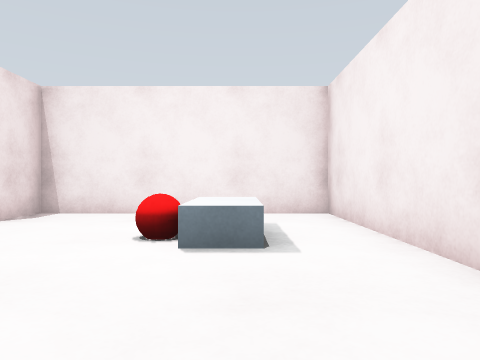
View 1 (above)

18 first-person views from a walk through a Gazebo world. The camera is 0.72 m above the floor, looks level and sees 70° across. The floor is counted in squares, 1 m on a side. Each view is taken from the middle of a square. On the plan, view 1 faces up. The plan holds only what a view shows up to about 11 squares ahead; the rest is blank.

View 2
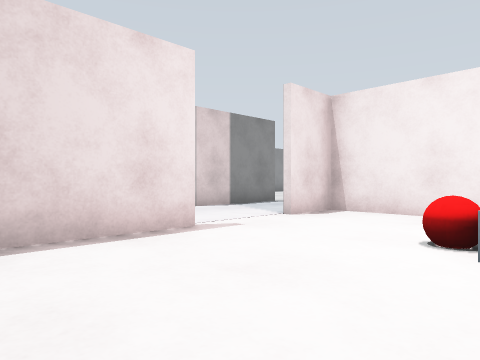

View 3
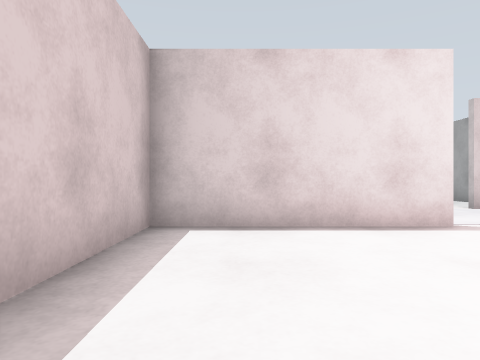

View 4
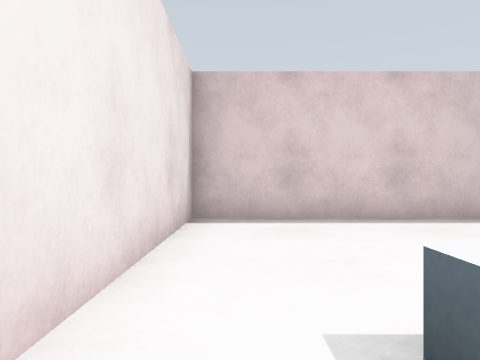

View 5
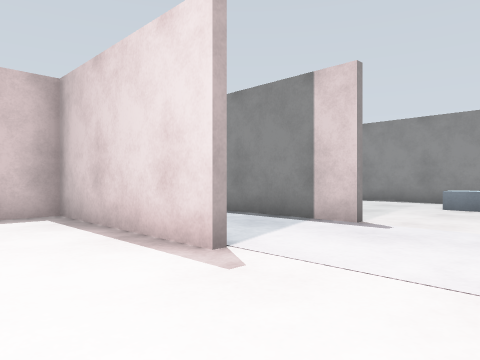

View 6
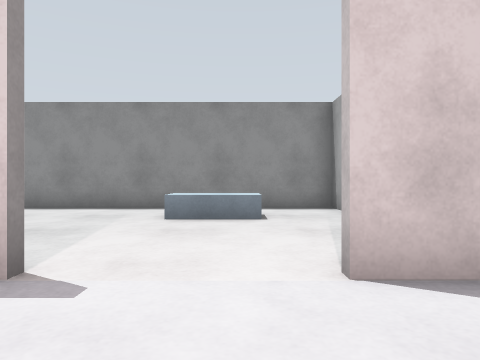

View 7
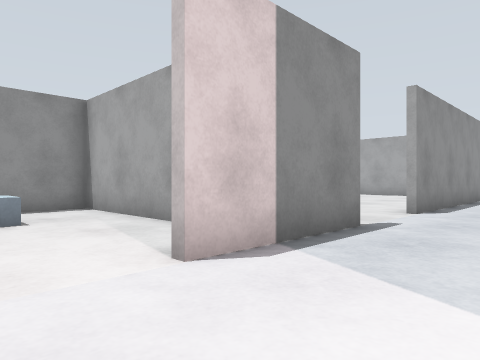

View 8
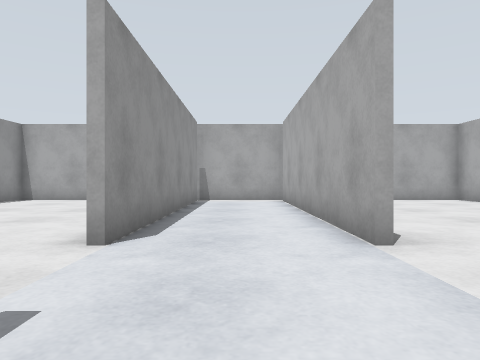

View 9
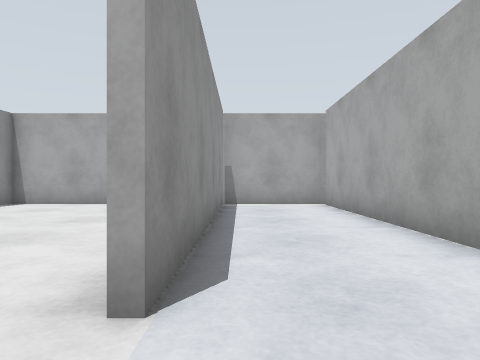

View 10
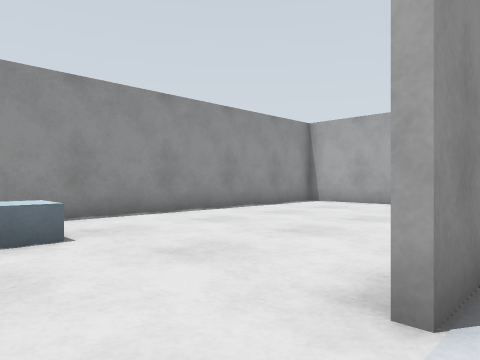

View 11
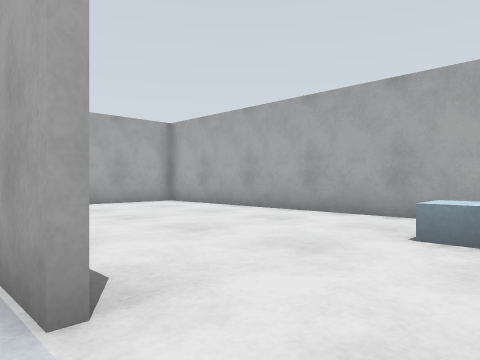

View 12
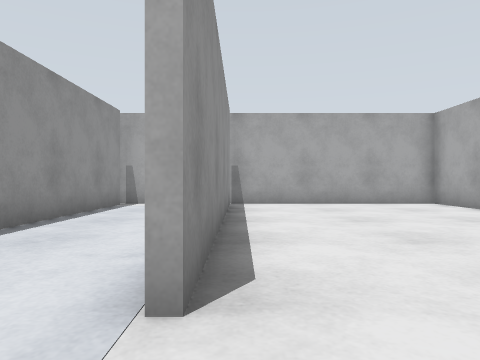

View 13
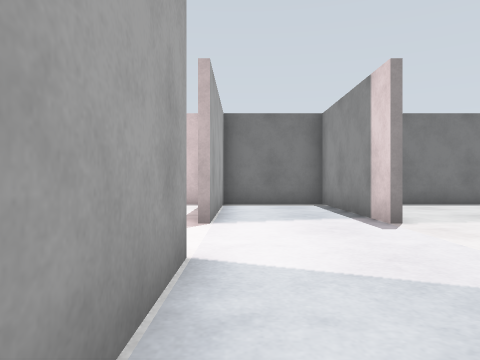

View 14
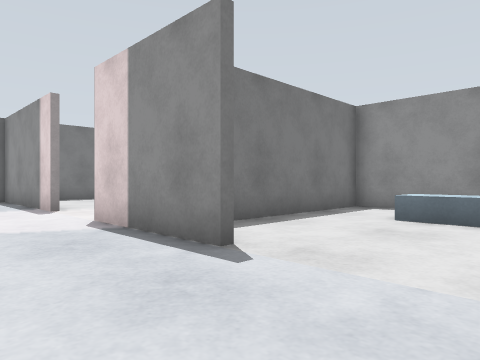

View 15
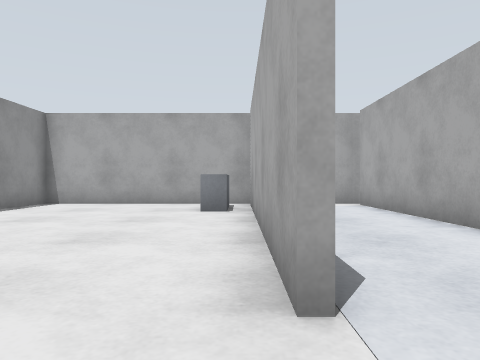

View 16
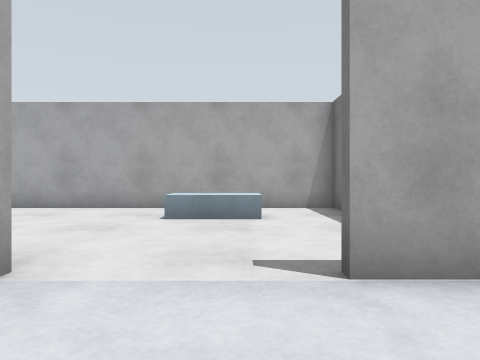

View 17
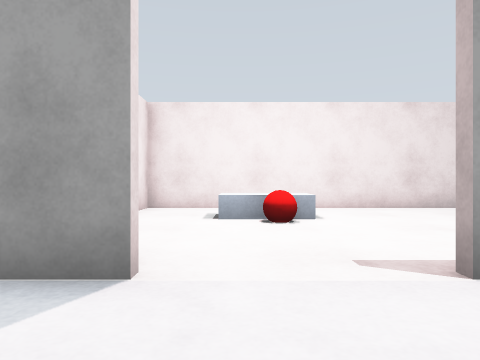

View 18
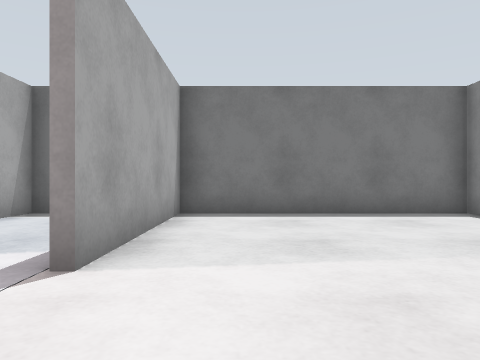

### Floor plan
Ten units are one square. View 1 is at (0, 0); x grows to the right and y downward. Boxes are objects, and circles mark ways between rooms. Rooms are numbered by the first view taken in them; rooms with no view inside come last. Other rooms are left out.
<svg viewBox="-144 -209 169 228">
<path fill="none" stroke="#000" d="M-43 -34 -43 14 19 14 19 -80M20 -74 -43 -74 -43 -58M-75 -92 -75 -58M-45 -118 -45 -200M-45 -58 -45 -92M-75 -34 -75 14M-75 -200 -75 -118M-40 -204 -85 -204M-80 14 -45 14 -45 -34M-43 -195 -43 -118M19 -80 19 -204 -40 -204M11 -76 19 -76M-100 -74 -139 -74M-77 14 -77 -34M-139 -80 -139 14 -80 14M-77 -118 -77 -179M-85 -204 -139 -204 -139 -80M-139 -76 -92 -76"/>
<rect x="-15" y="-45" width="10" height="10" fill="#bbb"><title>red ball</title></rect>
<rect x="-5" y="-55" width="10" height="20" fill="#bbb"><title>white box</title></rect>
<rect x="-5" y="-115" width="10" height="20" fill="#bbb"><title>white box</title></rect>
<rect x="-125" y="-55" width="10" height="20" fill="#bbb"><title>white box</title></rect>
<rect x="-125" y="-115" width="10" height="20" fill="#bbb"><title>white box</title></rect>
<rect x="-95" y="-195" width="20" height="20" fill="#bbb"><title>grey box</title></rect>
<circle cx="-40" cy="-45" r="3" fill="#2a7"/>
<circle cx="-40" cy="-105" r="3" fill="#2a7"/>
<circle cx="-80" cy="-45" r="3" fill="#2a7"/>
<circle cx="-80" cy="-105" r="3" fill="#2a7"/>
<text x="-10" y="-30">1</text>
<text x="-60" y="-100">2</text>
<text x="-10" y="-140">3</text>
<text x="-110" y="-30">4</text>
<text x="-110" y="-150">5</text>
</svg>
Room 1 opens to room 2. Room 2 opens to room 3. Room 2 opens to room 4. Room 2 opens to room 5.

Where each view was taken, in squares from view 1:
view 1: 0 up, 0 right, facing up
view 2: 0 up, 0 right, facing up-left
view 3: 0 up, 1 right, facing left
view 4: 5 up, 1 right, facing down
view 5: 6 up, 2 left, facing down-left
view 6: 5 up, 5 left, facing left
view 7: 4 up, 5 left, facing up-left
view 8: 8 up, 6 left, facing up
view 9: 10 up, 7 left, facing up
view 10: 10 up, 7 left, facing up-left
view 11: 10 up, 5 left, facing up-right
view 12: 10 up, 4 left, facing up
view 13: 9 up, 5 left, facing down
view 14: 12 up, 5 left, facing down-left
view 15: 10 up, 8 left, facing up
view 16: 10 up, 7 left, facing right
view 17: 5 up, 7 left, facing right
view 18: 6 up, 9 left, facing down
